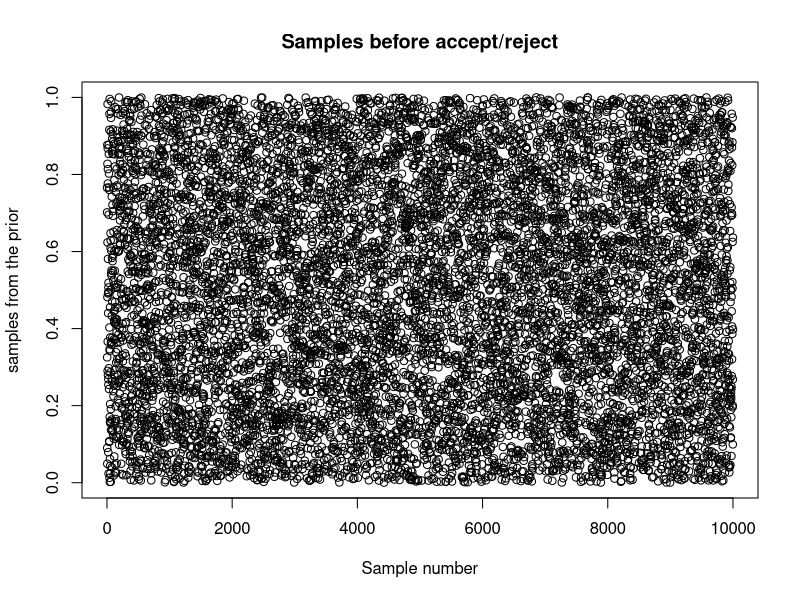
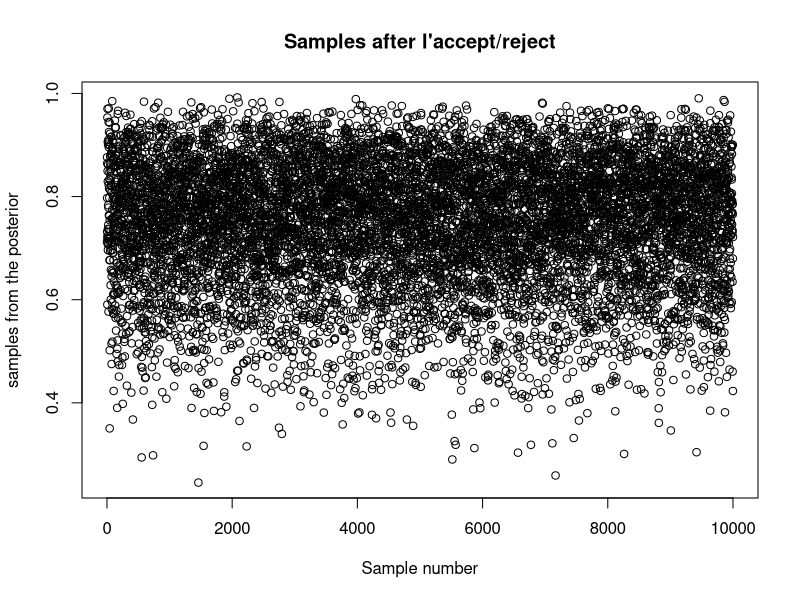
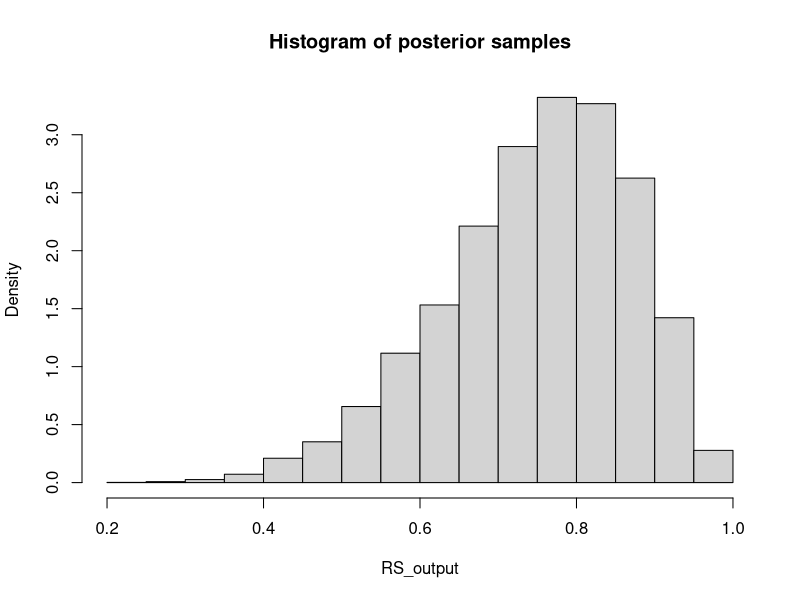

The R script that drew these images, in order:
rm(list=ls())
set.seed(0) #set seed for replicability

## LET'S ASSUME WE HAVE OBSERVED x_obs=8
n<-10
x_obs<-8

## Let's use rejection sampling to simulate from the posterior

# STEP (1): SIMULATE theta FROM THE PRIOR AND X FROM THE LIKELIHOOD
theta<-runif(1)
x<-rbinom(1,size = n,prob=theta)

# STEP (2): ACCEPT theta IF X=x_obs, OTHERWISE REPEAT STEP (1)
while(x!=x_obs){
  theta<-runif(1)
  x<-rbinom(1,size = n,prob=theta)
}

## theta is a sample from the posterior p(theta|X=x_obs)
theta

## repeat the procedure s times
s<-10000
RS_output<-rep(NA,s)
for (i in 1:s){
  theta<-runif(1)
  x<-rbinom(1,size = n,prob=theta)
  while(x!=x_obs){
    theta<-runif(1)
    x<-rbinom(1,size = n,prob=theta)
  }
  RS_output[i]<-theta
}

## theta was initially simulated from a uniform distribution
## but the accept/reject mechanism "transforms" them into Beta (9,3)
## comparison with theta without accept/reject
plot(runif(s),main="Samples before accept/reject",xlab="Sample number",ylab="samples from the prior")
plot(RS_output,main="Samples after l'accept/reject",xlab="Sample number",ylab="samples from the posterior")

## plot the posterior
hist(RS_output,freq = F,main="Histogram of posterior samples")
